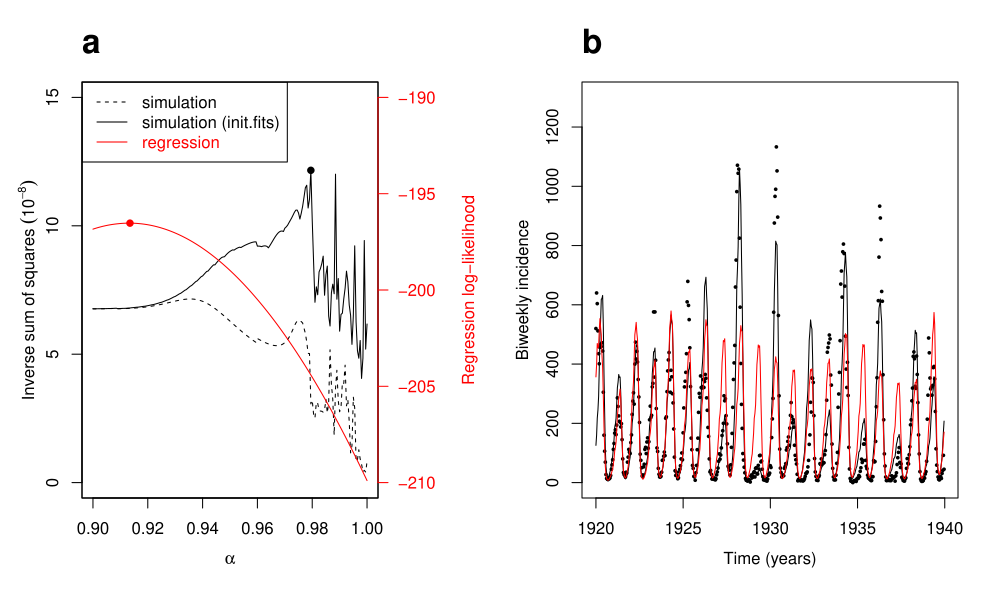

Write the R code that produced this figure.
library(dplyr)

load("../sim/tsir_factorial.rda")

rr <- read.csv("../data/measlesUKUS.csv")

boston <- rr %>%
	filter(loc=="BOSTON") %>%
	filter(year >= 1920, year < 1940) %>%
	rename(
		time=decimalYear,
		cases=cases,
		pop=pop,
		births=rec
	)

resdf <- reslist %>%
	bind_rows

bestgof <- which.min(resdf$ss2)
bestreg <- which.max(resdf$logLik)

pdf("tsir_factorial_fig.pdf", width=10, height=6)

par(mfrow=c(1, 2))

par(mar=c(5, 4, 4, 6) + 0.1)
plot(resdf$alpha, 1/resdf$ss*1e8, type="l", ylim=c(0, 15),
	 xlab="", ylab="", lty=2)
mtext(expression(Inverse~sum~of~squares~(10^-8)),side=2,col="black",line=2)
mtext(expression(alpha),side=1,col="black",line=2.5)
lines(resdf$alpha, 1/resdf$ss2*1e8, lty=1)
points(resdf$alpha[bestgof], 1/resdf$ss2[bestgof]*1e8, pch=16)
box()

par(new=TRUE)

plot(resdf$alpha, resdf$logLik, col="red", type="l", xlab="", ylab="", axes=FALSE, ylim=c(-210, -190))
mtext("Regression log-likelihood",side=4,col="red",line=4)
axis(4, col="red",col.axis="red",las=1)

points(resdf$alpha[bestreg], resdf$logLik[bestreg], pch=16, col=2)
legend(
	"topleft",
	legend=c("simulation", "simulation (init.fits)", "regression"),
	text.col=c("black", "black", "red"),
	lty=c(2, 1, 1),
	col=c(1, 1, 2)
)

title("a", adj=0, cex.main=2)

par(mar=c(5, 4, 4, 2) + 0.1)

plot(boston$time, fitlist[[bestgof]]$res$cases, 
	 xlab="", ylab="", pch=16, cex=0.5, ylim=c(0, 1300))
mtext("Biweekly incidence",side=2,col="black",line=2.5)
mtext("Time (years)",side=1,col="black",line=2.5)
lines(boston$time, fitlist2[[bestgof]]$res$V1)
lines(boston$time, fitlist2[[bestreg]]$res$V1, col=2)

title("b", adj=0, cex.main=2)

dev.off()
